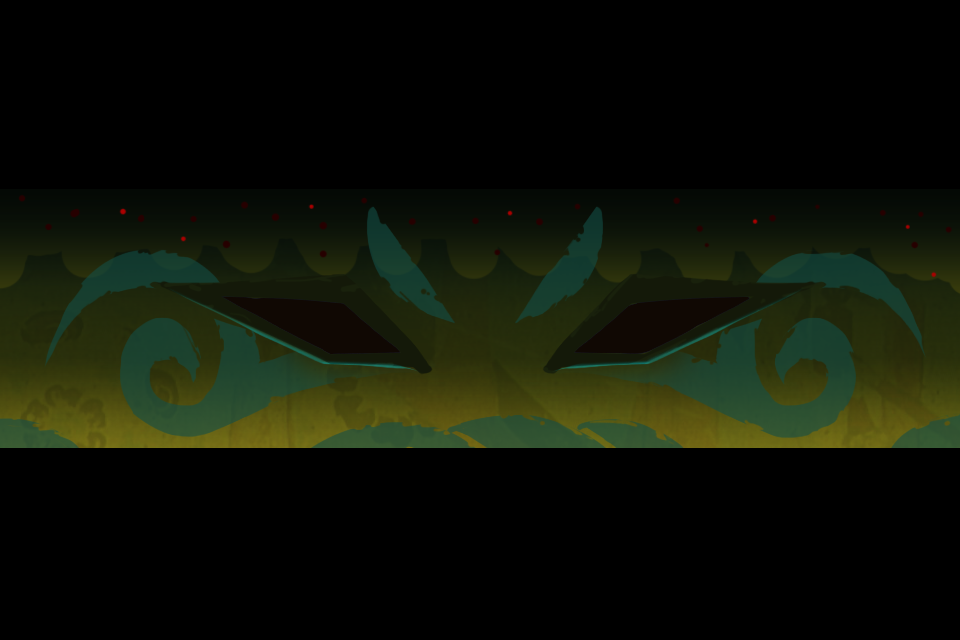

A 2D game scene composited from a Tiled map and its tileset images. What follows is a short description and the map's XML, with each tile layer's data collapsed to a summary:
An orthogonal 30x20 tile map with 32x32 px tiles, 1 tile layer (块层 1) and 3 objects (role, boss, box).

<map version="1.0" orientation="orthogonal" width="30" height="20" tilewidth="32" tileheight="32">
 <tileset firstgid="1" name="map_background_0" tilewidth="32" tileheight="32">
  <image source="map_background_0.png" width="960" height="640" />
 </tileset>
 <layer name="块层 1" width="30" height="20">
  <data>[600 cells, 600 non-empty, 570 distinct tile ids]</data>
 </layer>
 <objectgroup color="#00ffff" name="roles" width="30" height="20">
  <object name="role" type="role" x="32" y="416" width="32" height="32">
   <properties>
    <property name="direction" value="right" />
   </properties>
  </object>
  <object name="Boss_0" type="boss" x="736" y="416" width="32" height="32">
   <properties>
    <property name="beforeMoveCount" value="0" />
    <property name="direction" value="right" />
    <property name="idleDuration" value="5" />
    <property name="moveDistance" value="150" />
    <property name="revivalDuration" value="-1" />
    <property name="speed" value="100" />
    <property name="unbeatCount" value="0" />
   </properties>
  </object>
 </objectgroup>
 <objectgroup color="#ff8000" name="collision" width="30" height="20">
  <object name="box" type="box" x="832" y="384" width="64" height="64">
   <properties>
    <property name="bomb" value="0" />
    <property name="coin" value="0" />
    <property name="pass" value="1" />
   </properties>
  </object>
 </objectgroup>
</map>